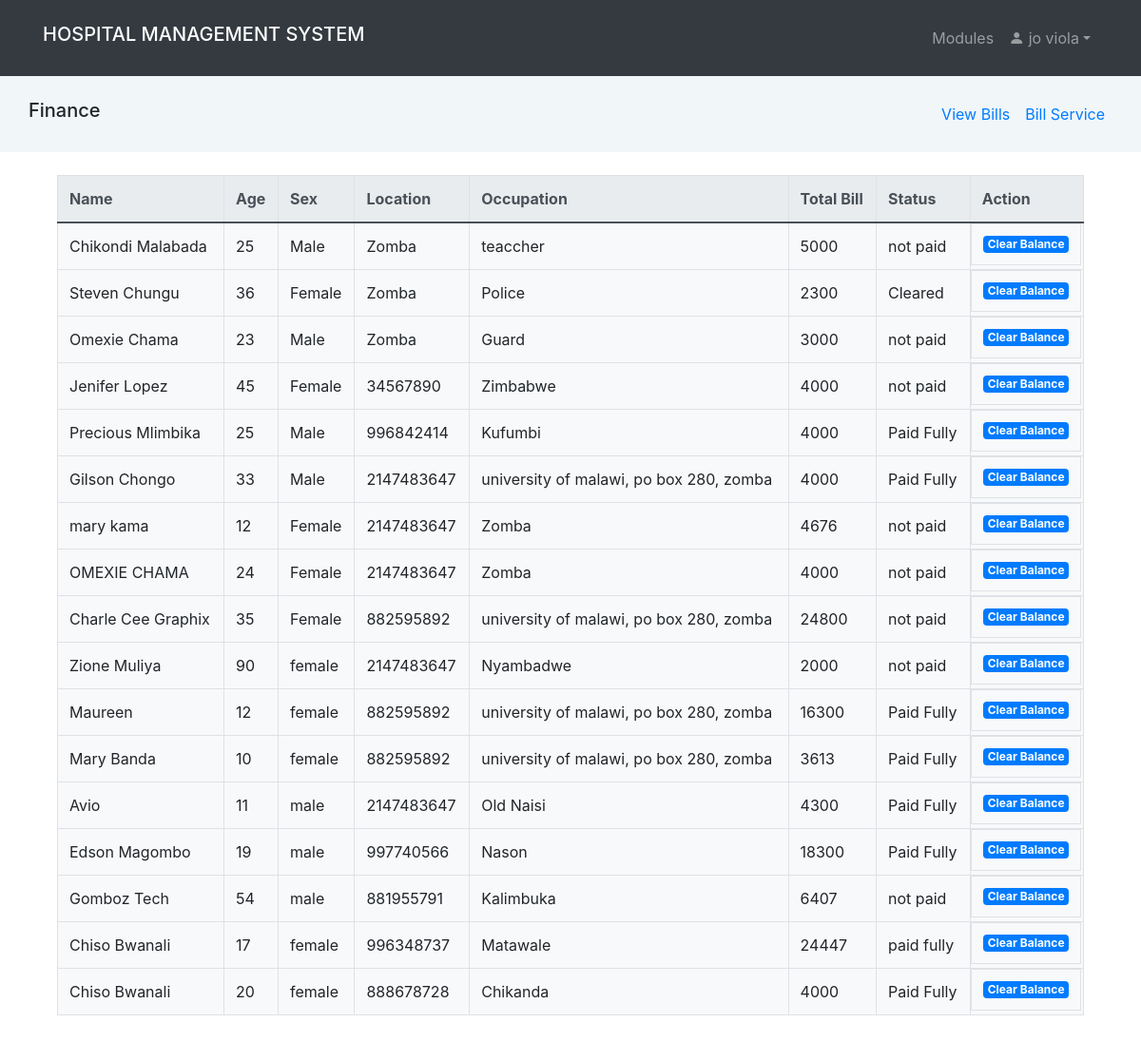
The page /finance.php (signed in) on the database as committed earlier.
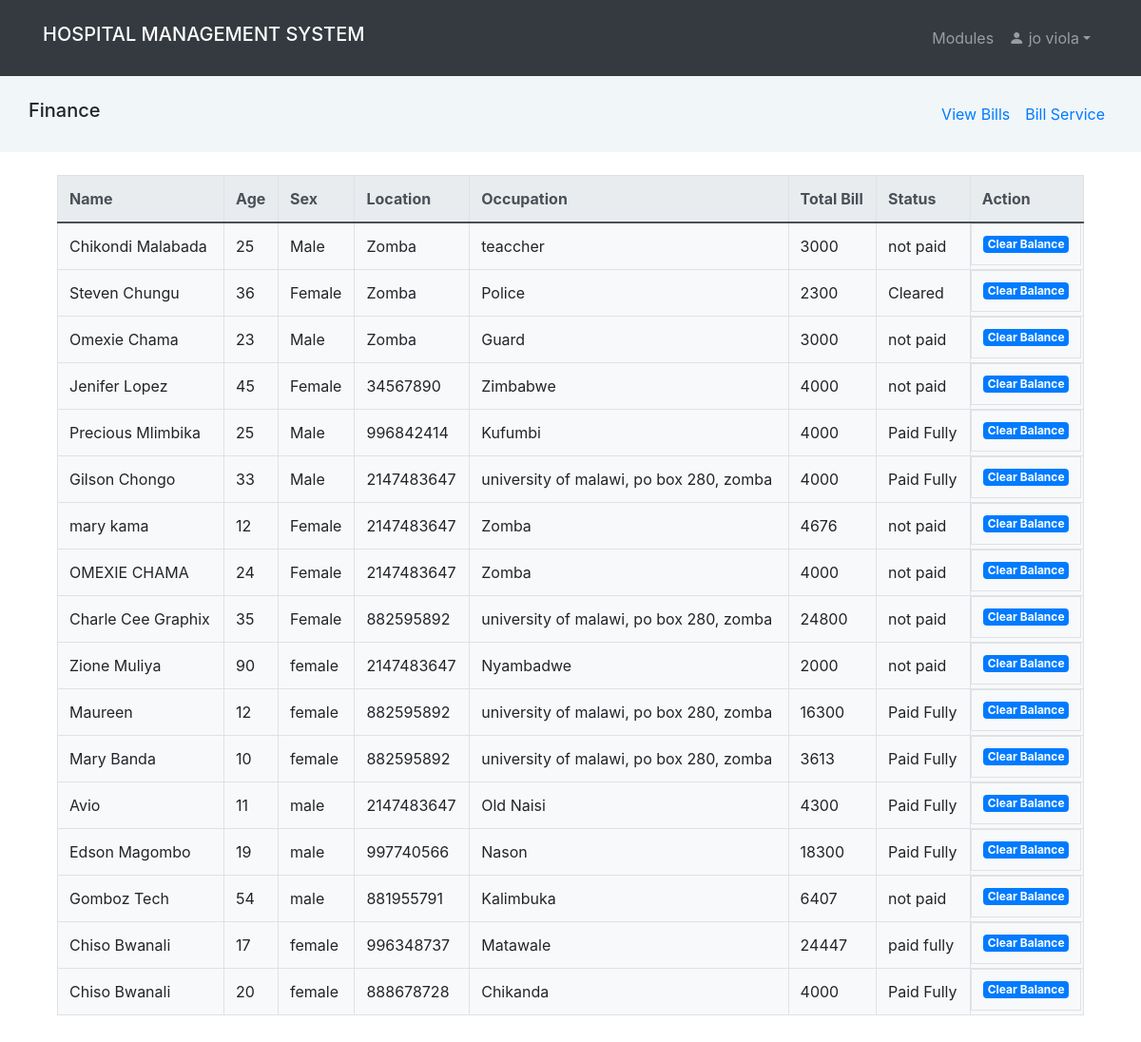
The same page on the database as committed later.
### tables this page shows
CREATE TABLE `patient` (
  `id` int(11) NOT NULL,
  `name` varchar(100) NOT NULL,
  `date` date NOT NULL,
  `gender` varchar(10) NOT NULL,
  `age` int(2) NOT NULL,
  `address` text NOT NULL,
  `next_of_kin` varchar(100) NOT NULL,
  `religion` varchar(100) NOT NULL,
  `occupation` varchar(100) NOT NULL,
  `others` text DEFAULT NULL,
  `symptoms` text DEFAULT NULL,
  `treatment_plan` text DEFAULT NULL,
  `measurement` text DEFAULT NULL,
  `examination` text DEFAULT NULL,
  `disease` text DEFAULT NULL,
  `bio_history` text DEFAULT NULL,
  `drug` text NOT NULL,
  `dosage` text NOT NULL,
  `drug_given_by` text NOT NULL,
  `discharge_status` text DEFAULT NULL,
  `drug_status` text NOT NULL,
  `prescribed_by` text DEFAULT NULL,
  `prescribed_on` text DEFAULT NULL,
  `total_bills` int(15) DEFAULT NULL,
  `status` text NOT NULL DEFAULT 'not paid',
  `tests` text DEFAULT NULL,
  `ward_bed` text DEFAULT NULL,
  `discharge_date` date DEFAULT NULL,
  `lab_results` text DEFAULT NULL,
  `lab_price` int(30) DEFAULT NULL,
  `rad_price` int(30) DEFAULT NULL
);

### bills.php (the view, shortened to what this page needs)
<?php
if (isset($_SESSION['id']) && isset($_SESSION['uname'])){
        ?>
<!DOCTYPE html>
<html>
<head>
	<link rel="stylesheet" href="https://maxcdn.bootstrapcdn.com/bootstrap/4.5.2/css/bootstrap.min.css">
</head>
<body>
	<div class="container">
		<table class="table table-bordered bg-light" id='myInput'>
			<thead class="thead-light">
				<tr>
					<th>Name</th>
					<th>Age</th>
					<th>Sex</th>
					<th>Location</th>
					<th>Occupation</th>
                    <th>Total Bill</th>
                    <th>Status</th>
					<th>Action</th>
				</tr>
			</thead>
			<tbody>
				<?php
				include "comfig.php";
				$sql = "SELECT * FROM patient WHERE total_bills !=0 ORDER BY id DESC";
				$result = $mysqli->query($sql);
				if ($result->num_rows > 0) {
						while ($row = $result->fetch_assoc()) { ?>
							<tr>
							   <td><?php echo $row["name"]; ?></td>
							   <td><?php echo $row["age"]; ?></td>
							   <td><?php echo $row["gender"]; ?></td>
							   <td><?php echo $row["address"]; ?></td>
							   <td><?php echo $row["occupation"]; ?></td>
							   <td ><?php echo $row["total_bills"]; ?></td>
							   <td><?php echo $row["status"]; ?></td>
								<td class='btn-group btn-group-justified'>
									   <a href='finance_status.php?add_status=<?php echo $row["id"]; ?>' class='badge bg-primary'>Clear Balance</a>
							   </td>
						   </tr>
						 <?php
					   }
				   } else {
					   echo "<tr><td colspan='12' class='text-center'>No patients found</td></tr>";
				   }
				?>
			</tbody>
		</table>
	</div>
</div>
</body>
</html>
<?php
    }else {
        header("Location: home.php");
        exit();
    }
?>

Rows that differ between the two databases and show on the page:
changed patient "Chikondi Malabada": total_bills "5000" → "3000"
